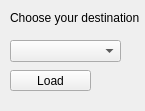
<?xml version="1.0" encoding="UTF-8"?>
<ui version="4.0">
 <class>ChoosePhonemeDialog</class>
 <widget class="QWidget" name="ChoosePhonemeDialog">
  <property name="geometry">
   <rect>
    <x>0</x>
    <y>0</y>
    <width>145</width>
    <height>111</height>
   </rect>
  </property>
  <property name="windowTitle">
   <string>Form</string>
  </property>
  <widget class="QLabel" name="label">
   <property name="geometry">
    <rect>
     <x>10</x>
     <y>10</y>
     <width>151</width>
     <height>16</height>
    </rect>
   </property>
   <property name="text">
    <string>Choose your destination</string>
   </property>
  </widget>
  <widget class="QComboBox" name="comboBox">
   <property name="geometry">
    <rect>
     <x>10</x>
     <y>40</y>
     <width>111</width>
     <height>22</height>
    </rect>
   </property>
  </widget>
  <widget class="QPushButton" name="pushButton">
   <property name="geometry">
    <rect>
     <x>10</x>
     <y>70</y>
     <width>81</width>
     <height>21</height>
    </rect>
   </property>
   <property name="text">
    <string>Load</string>
   </property>
  </widget>
 </widget>
 <resources/>
 <connections/>
</ui>
